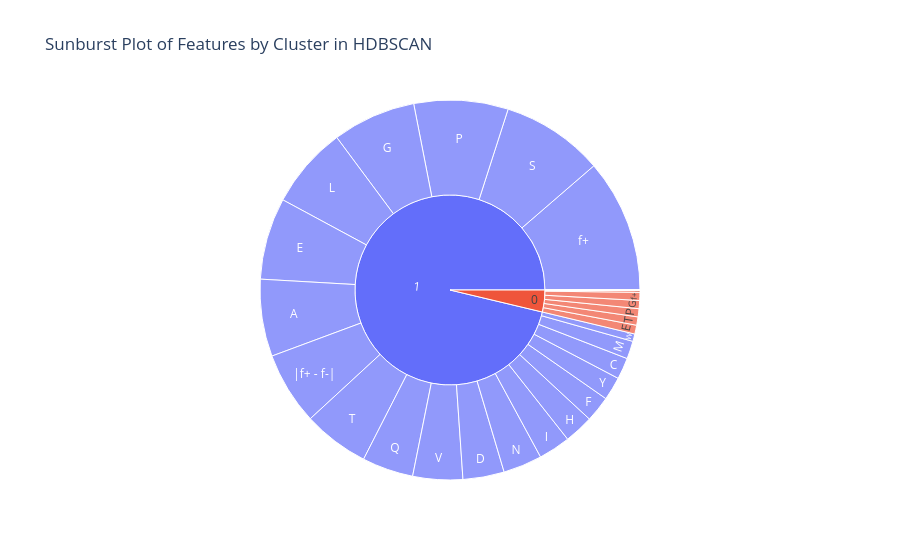

Notebook source saved alongside this figure:
### Code cell
import plotly.express as px
 
df2=df.drop('Normalized HP Score', axis=1)  # the total value of this is always highest

#DataFrame with features and HDBSCAN labels
df_hdbscan = pd.concat([df2, pd.Series(labels, name='HDBSCAN_Labels')], axis=1)
 
# Melt the DataFrame to have a column for features, values, and HDBSCAN labels
df_melted = pd.melt(df_hdbscan, id_vars=['HDBSCAN_Labels'], value_vars=df2.columns)
 
# Create a sunburst plot
fig = px.sunburst(df_melted, path=['HDBSCAN_Labels', 'variable'], values='value',
                  title='Sunburst Plot of Features by Cluster in HDBSCAN')
 
fig.show()

### Figure 1 — Plotly figure (JSON) as saved in the notebook; plotly's stock layout.template omitted (floating-point values rounded to 4 significant figures)
{"data": [{"branchvalues": "total", "domain": {"x": [0, 1], "y": [0, 1]}, "hovertemplate": "labels=%{label}<br>value=%{value}<br>parent=%{parent}<br>id=%{id}<extra></extra>", "ids": ["0/A", "1/A", "0/C", "1/C", "0/D", "1/D", "0/E", "1/E", "0/F", "1/F", "0/G", "1/G", "0/H", "1/H", "0/I", "1/I", "0/L", "1/L", "0/M", "1/M", "0/N", "1/N", "0/P", "1/P", "0/Q", "1/Q", "0/S", "1/S", "0/T", "1/T", "0/V", "1/V", "0/W", "1/W", "0/Y", "1/Y", "0/f+", "1/f+", "0/|f+ - f-|", "1/|f+ - f-|", "0", "1"], "labels": ["A", "A", "C", "C", "D", "D", "E", "E", "F", "F", "G", "G", "H", "H", "I", "I", "L", "L", "M", "M", "N", "N", "P", "P", "Q", "Q", "S", "S", "T", "T", "V", "V", "W", "W", "Y", "Y", "f+", "f+", "|f+ - f-|", "|f+ - f-|", "0", "1"], "name": "", "parents": ["0", "1", "0", "1", "0", "1", "0", "1", "0", "1", "0", "1", "0", "1", "0", "1", "0", "1", "0", "1", "0", "1", "0", "1", "0", "1", "0", "1", "0", "1", "0", "1", "0", "1", "0", "1", "0", "1", "0", "1", "", ""], "type": "sunburst", "values": [0.1429, 88.33, 0, 24.49, 0, 47.26, 10.09, 93.63, 0, 29.58, 9.286, 95.49, 0, 33.44, 0, 36.57, 0, 93.73, 0, 20.44, 0.4, 44.54, 9.343, 107.8, 0, 58.68, 0, 117.3, 9.543, 75.79, 0, 57.1, 0, 8.564, 0, 26.75, 9.2, 152.5, 2.086, 83.37, 50.09, 1295.0]}], "layout": {"legend": {"tracegroupgap": 0}, "title": {"text": "Sunburst Plot of Features by Cluster in HDBSCAN"}}}
